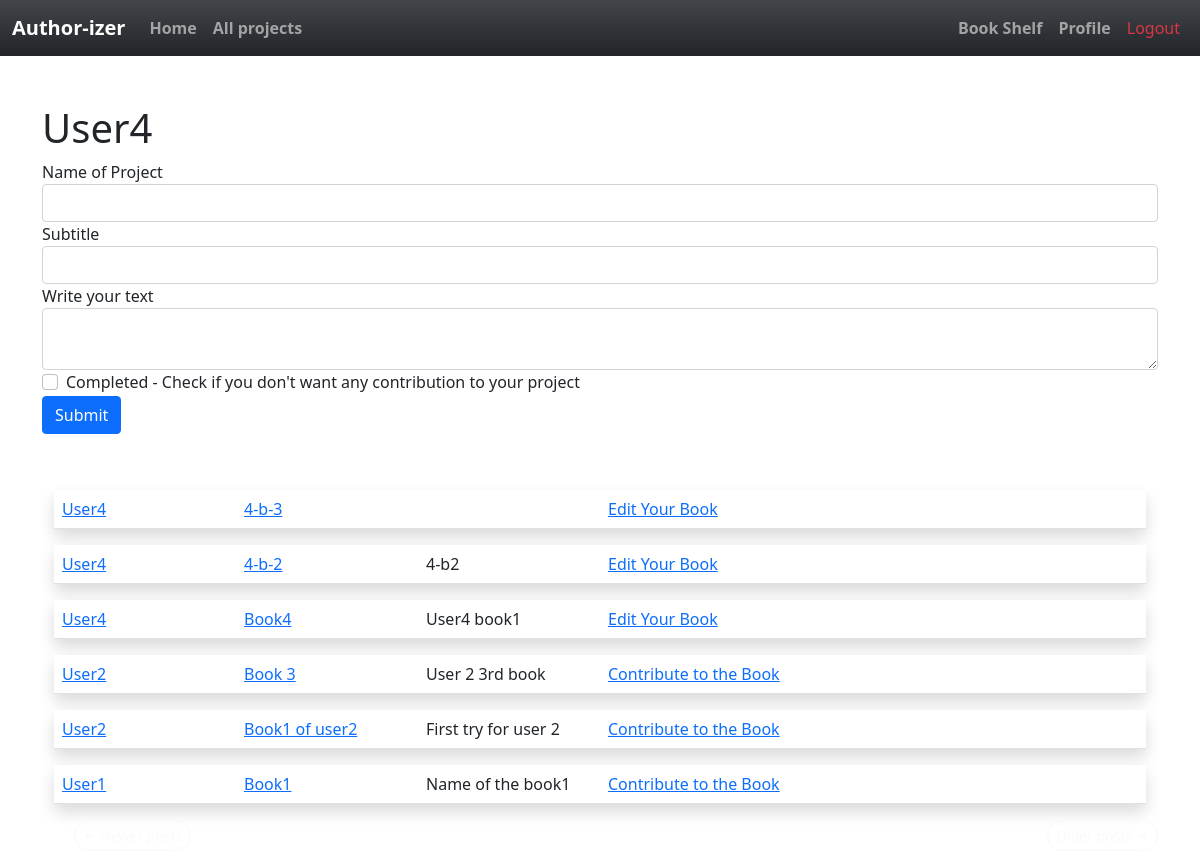
Page /index (signed in) on the committed database.
### app/models.py (models this page shows, shortened)
class User(UserMixin, db.Model):
    id = db.Column(db.Integer, primary_key=True )
    username = db.Column(db.String(64), index=True, unique=True)
    email = db.Column(db.String(120), index=True, unique=True)
    password_hash = db.Column(db.String(128))
    posts = db.relationship('Post', backref='author', lazy='dynamic')
    about_me = db.Column(db.String(140))
    last_seen = db.Column(db.DateTime, default=datetime.utcnow)
    followed = db.relationship(
        'User', secondary=followers,
        primaryjoin=(followers.c.follower_id == id),
        secondaryjoin=(followers.c.followed_id == id),
        backref=db.backref('followers', lazy='dynamic'), lazy='dynamic')
    def followed_posts(self):
        followed = Post.query.join(
            followers, (followers.c.followed_id == Post.user_id)).filter(
                followers.c.follower_id == self.id)
        own = Post.query.filter_by(user_id=self.id)
        return followed.union(own).order_by(Post.timestamp.desc())

class SearchableMixin(object):
    @classmethod
    def before_commit(cls, session):
        session._changes = {
            'add': list(session.new),
            'update': list(session.dirty),
            'delete': list(session.deleted)
        }
    @classmethod
    def after_commit(cls, session):
        for obj in session._changes['add']:
            if isinstance(obj, SearchableMixin):
                add_to_index(obj.__tablename__, obj)
        for obj in session._changes['update']:
            if isinstance(obj, SearchableMixin):
                add_to_index(obj.__tablename__, obj)
        for obj in session._changes['delete']:
            if isinstance(obj, SearchableMixin):
                remove_from_index(obj.__tablename__, obj)
        session._changes = None

class Post(SearchableMixin, db.Model):
    __searchable__ = ['body']
    id = db.Column(db.Integer, primary_key=True)
    body = db.Column(db.Text)
    title= db.Column(db.String(140))
    subtitle=db.Column(db.String(200))
    timestamp = db.Column(db.DateTime, index=True, default=datetime.utcnow)
    user_id = db.Column(db.Integer, db.ForeignKey('user.id', ondelete="CASCADE"))
    contributes = db.relationship('Contribute', backref='contrib', lazy='dynamic')
    completed= db.Column(db.Boolean, default=False)

### app/routes.py (the view, shortened to what this page needs)
@app.route('/', methods=['GET', 'POST'])
@app.route('/index', methods=['GET', 'POST'])
@login_required
def index():
    form = PostForm()
    page = request.args.get('page', 1, type=int)
    posts = current_user.followed_posts().paginate(
        page, app.config['POSTS_PER_PAGE'], False)
    next_url = url_for('index', page=posts.next_num) \
        if posts.has_next else None
    prev_url = url_for('index', page=posts.prev_num) \
        if posts.has_prev else None
    return render_template('index.html', title='Home', form=form,
                           posts=posts.items, next_url=next_url,
                           prev_url=prev_url)

### app/forms.py
class SearchForm(FlaskForm):
    q = StringField(('Search'), validators=[DataRequired()])
    def __init__(self, *args, **kwargs):
        if 'formdata' not in kwargs:
            kwargs['formdata'] = request.args
        if 'csrf_enabled' not in kwargs:
            kwargs['csrf_enabled'] = False
        super(SearchForm, self).__init__(*args, **kwargs)

class PostForm(FlaskForm):
    title= StringField('Name of Project', validators=[DataRequired(), Length(min=1, max=140)])
    subtitle= StringField('Subtitle', validators=[Length(min=0, max=200)])
    post = CKEditorField('Write your text', validators=[DataRequired()])
    completed=BooleanField("Completed - Check if you don't want any contribution to your project")
    submit = SubmitField('Submit')

### app/models.py (called while the page is built)
@login.user_loader
def load_user(id):
    return User.query.get(int(id))

### app/routes.py (called while the page is built)
@app.before_request
def before_request():
    if current_user.is_authenticated:
        current_user.last_seen = datetime.utcnow()
        db.session.commit()
        g.search_form = SearchForm()

### app/templates/index.html (shortened to what this page needs)
{% extends "base.html" %}
{% import 'bootstrap/form.html' as wtf %}
{% block app_content %}
    <h1>{{ current_user.username.capitalize() }}</h1>
    {% if form %}
    {{ wtf.render_form(form) }}
    <br>
    {% endif %}
    {% for post in posts %}
        {%if post.completed!=1 %}
        {% include '_post.html' %}
        {%endif%}
    {% endfor %}
    <nav aria-label="...">
        <ul class="pager">
            <li class="btn-sm rounded-pill btn-outline-secondary{% if not prev_url %} btn btn-outline-light{% endif %}">
                <a type="button" class="btn-outline-light text-decoration-none" href="{{ prev_url or '#' }}">
                    <span aria-hidden="true">&larr;</span> Newer posts
                </a>
            </li>
            <li class="btn-sm rounded-pill btn-outline-secondary{% if not next_url %} btn btn-outline-light{% endif %} float-end">
                <a type="button" class="btn-outline-light text-decoration-none " href="{{ next_url or '#' }}">
                    Older posts <span aria-hidden="true">&rarr;</span>
                </a>
            </li>
        </ul>
    </nav>
{% endblock %}

### app/templates/_post.html (shortened to what this page needs)
<div class="container mt-3">
<table class="table table-hover ">
    <tr class=' shadow p-3 mb-5 bg-body rounded '>
        <td class=" col-sm-2">
            <a href="{{ url_for('user', username=post.author.username) }}">
                {{ post.author.username.capitalize() }}
            </a>
        </td>
        <td class="col-sm-2">
            <a href="{{ url_for('read_post', id=post.id) }}">
            {{ post.title.capitalize() }}
            </a>
        </td>
        <td class="col-sm-2 ">
            {{ post.subtitle.capitalize() }}
        </td>
        <td class="col -sm-2">
            {%if post.author.username != current_user.username and not post.completed%}
                <a href="{{ url_for('contribute', id=post.id)}}"> Contribute to the Book </a>
            {%elif not post.completed %}
                <a href="{{url_for('edit_post' , id=post.id)}}"> Edit Your Book</a>
            {%endif %}
        </td>
        <td class="col-sm-2 ">
        </td>
    </tr>
</table>
</div>

### rows in the picture
User: username "User4"
Post: author.username "User4", title "4-b-3"
Post: author.username "User4", title "4-b-2", subtitle "4-b2"
Post: author.username "User4", title "Book4", subtitle "User4 book1"
Post: author.username "User2", title "Book 3", subtitle "User 2 3rd book"
Post: author.username "User2", title "Book1 of user2", subtitle "First try for user 2"
Post: author.username "User1", title "Book1", subtitle "Name of the book1"
